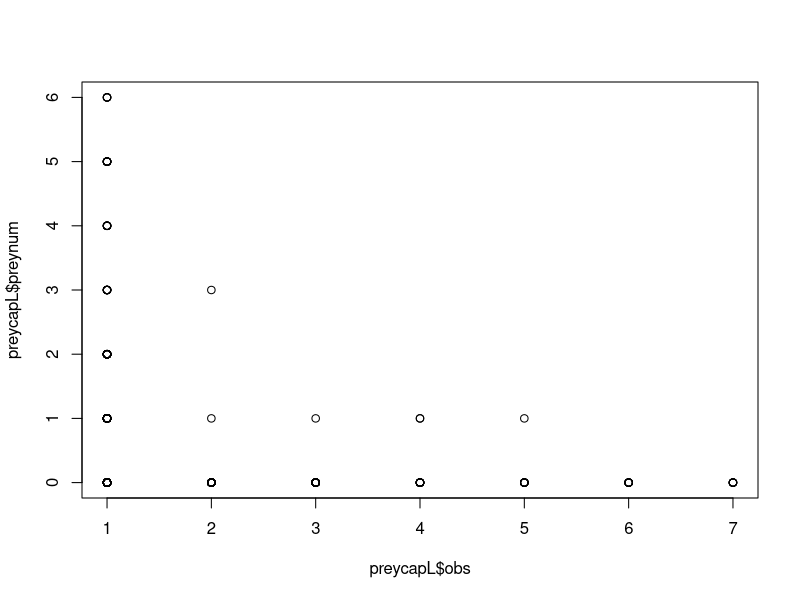
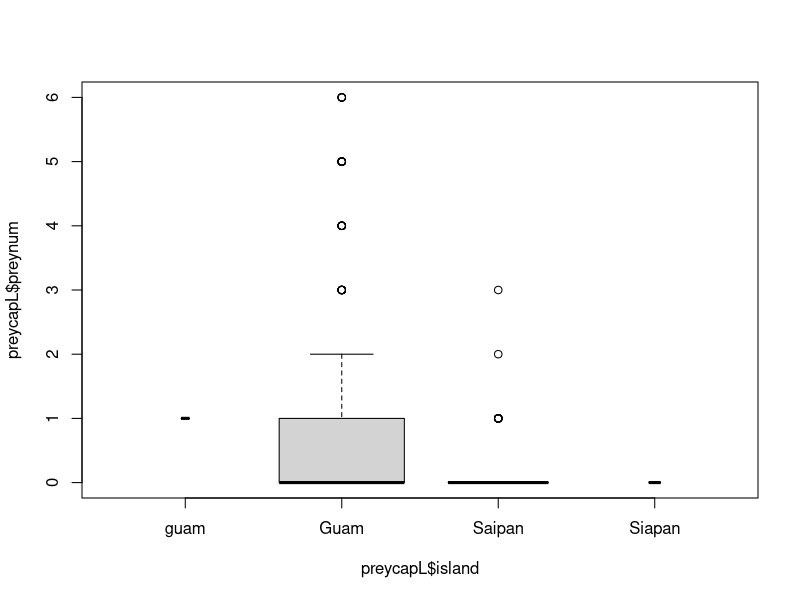

Write the R code that produced these figures, in order. (Note: this script raises an error after producing the figures.)
###########################################
####### Prey Capture Analysis #############
###########################################

#Research Question:

#Do webs on Guam capture more prey than webs on Saipan? We want to know whether the number of prey captured varies by island (and thus, by bird presence/absence). 
#Model: preynum~island, family=poisson

setwd("~/Box Sync/Teaching/Rstats/Spider_Experiment/data/working")
preycapL<-read.csv("preycapturelong.csv")

###### Data Exploration ############

#A. Outliers in Y, Outliers in X


#B. Zero Inflation Y 
#

#C. 
table(preycapL$preynum,preycapL$island) #shows preynum by island-
with(preycapL, table(obs, site)) #concerns me that no obs2 through obs8 data on Guam- i.e. no data from transplanted spiders.
#see how preynum varies by site
with(preycapL, table(preynum, site))

#some exploratory graphs
plot(preycapL$preynum~preycapL$obs)

boxplot(preycapL$preynum~ preycapL$island, varwidth=T)

ggplot(preycapL, aes(x=site, y=preynum, fill=island))+
  geom_bar(stat="identity") #shows sum of all counts per site. Not the best graph, but may be useful for identifying any errors. 

ggplot(preycapL, aes(x=site, y=preynum, fill=island))+
  geom_boxplot() #shows boxplot of prey captured per site

####### Analysis ########
mod1<-glmer(preynum~island+(1|web)+(1|site),family=poisson,data=preycapL) 
mod2<-glmer(preynum~1+(1|web)+(1|site), family=poisson,data=preycapL)
anova(mod1,mod2) #mod1 sig better than mod2; island is important
confint(mod1)
summary(mod1)
